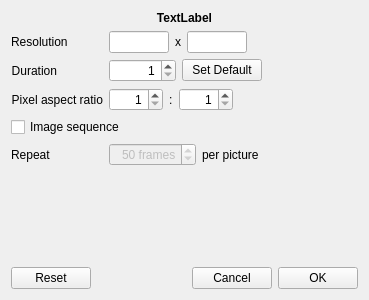
<?xml version="1.0" encoding="UTF-8"?>
<ui version="4.0">
 <class>ImageProducerWidget</class>
 <widget class="QWidget" name="ImageProducerWidget">
  <property name="geometry">
   <rect>
    <x>0</x>
    <y>0</y>
    <width>369</width>
    <height>300</height>
   </rect>
  </property>
  <property name="windowTitle">
   <string>Form</string>
  </property>
  <layout class="QVBoxLayout" name="verticalLayout">
   <item>
    <widget class="QLabel" name="filenameLabel">
     <property name="font">
      <font>
       <weight>75</weight>
       <bold>true</bold>
      </font>
     </property>
     <property name="text">
      <string>TextLabel</string>
     </property>
     <property name="alignment">
      <set>Qt::AlignCenter</set>
     </property>
    </widget>
   </item>
   <item>
    <layout class="QFormLayout" name="formLayout">
     <property name="fieldGrowthPolicy">
      <enum>QFormLayout::FieldsStayAtSizeHint</enum>
     </property>
     <property name="formAlignment">
      <set>Qt::AlignLeading|Qt::AlignLeft|Qt::AlignTop</set>
     </property>
     <item row="0" column="0">
      <widget class="QLabel" name="label">
       <property name="text">
        <string>Resolution</string>
       </property>
      </widget>
     </item>
     <item row="0" column="1">
      <layout class="QHBoxLayout" name="horizontalLayout_3">
       <item>
        <widget class="QLineEdit" name="widthLineEdit">
         <property name="sizePolicy">
          <sizepolicy hsizetype="Minimum" vsizetype="Fixed">
           <horstretch>0</horstretch>
           <verstretch>0</verstretch>
          </sizepolicy>
         </property>
         <property name="maximumSize">
          <size>
           <width>60</width>
           <height>16777215</height>
          </size>
         </property>
         <property name="text">
          <string/>
         </property>
         <property name="alignment">
          <set>Qt::AlignRight|Qt::AlignTrailing|Qt::AlignVCenter</set>
         </property>
         <property name="readOnly">
          <bool>true</bool>
         </property>
        </widget>
       </item>
       <item>
        <widget class="QLabel" name="label_2">
         <property name="text">
          <string>x</string>
         </property>
        </widget>
       </item>
       <item>
        <widget class="QLineEdit" name="heightLineEdit">
         <property name="sizePolicy">
          <sizepolicy hsizetype="Minimum" vsizetype="Fixed">
           <horstretch>0</horstretch>
           <verstretch>0</verstretch>
          </sizepolicy>
         </property>
         <property name="maximumSize">
          <size>
           <width>60</width>
           <height>16777215</height>
          </size>
         </property>
         <property name="readOnly">
          <bool>true</bool>
         </property>
        </widget>
       </item>
      </layout>
     </item>
     <item row="2" column="0">
      <widget class="QLabel" name="durationLabel">
       <property name="text">
        <string>Duration</string>
       </property>
       <property name="alignment">
        <set>Qt::AlignRight|Qt::AlignTrailing|Qt::AlignVCenter</set>
       </property>
      </widget>
     </item>
     <item row="3" column="0">
      <widget class="QLabel" name="aspectRatioLabel">
       <property name="text">
        <string>Pixel aspect ratio</string>
       </property>
       <property name="alignment">
        <set>Qt::AlignRight|Qt::AlignTrailing|Qt::AlignVCenter</set>
       </property>
      </widget>
     </item>
     <item row="3" column="1">
      <layout class="QHBoxLayout" name="horizontalLayout_2">
       <item>
        <widget class="QSpinBox" name="aspectNumSpinBox">
         <property name="alignment">
          <set>Qt::AlignRight|Qt::AlignTrailing|Qt::AlignVCenter</set>
         </property>
         <property name="keyboardTracking">
          <bool>false</bool>
         </property>
         <property name="minimum">
          <number>1</number>
         </property>
         <property name="maximum">
          <number>1000</number>
         </property>
         <property name="value">
          <number>1</number>
         </property>
        </widget>
       </item>
       <item>
        <widget class="QLabel" name="label_4">
         <property name="text">
          <string>:</string>
         </property>
        </widget>
       </item>
       <item>
        <widget class="QSpinBox" name="aspectDenSpinBox">
         <property name="alignment">
          <set>Qt::AlignRight|Qt::AlignTrailing|Qt::AlignVCenter</set>
         </property>
         <property name="keyboardTracking">
          <bool>false</bool>
         </property>
         <property name="minimum">
          <number>1</number>
         </property>
         <property name="maximum">
          <number>1000</number>
         </property>
         <property name="value">
          <number>1</number>
         </property>
        </widget>
       </item>
      </layout>
     </item>
     <item row="4" column="0" colspan="2">
      <widget class="QCheckBox" name="sequenceCheckBox">
       <property name="text">
        <string>Image sequence</string>
       </property>
      </widget>
     </item>
     <item row="5" column="0">
      <widget class="QLabel" name="label_3">
       <property name="text">
        <string>Repeat</string>
       </property>
      </widget>
     </item>
     <item row="5" column="1">
      <layout class="QHBoxLayout" name="horizontalLayout_4">
       <item>
        <widget class="QSpinBox" name="repeatSpinBox">
         <property name="enabled">
          <bool>false</bool>
         </property>
         <property name="alignment">
          <set>Qt::AlignRight|Qt::AlignTrailing|Qt::AlignVCenter</set>
         </property>
         <property name="keyboardTracking">
          <bool>false</bool>
         </property>
         <property name="suffix">
          <string> frames</string>
         </property>
         <property name="minimum">
          <number>1</number>
         </property>
         <property name="maximum">
          <number>999</number>
         </property>
         <property name="value">
          <number>50</number>
         </property>
        </widget>
       </item>
       <item>
        <widget class="QLabel" name="label_5">
         <property name="text">
          <string>per picture</string>
         </property>
        </widget>
       </item>
      </layout>
     </item>
     <item row="2" column="1">
      <layout class="QHBoxLayout" name="horizontalLayout_6">
       <item>
        <widget class="TimeSpinBox" name="durationSpinBox">
         <property name="maximumSize">
          <size>
           <width>150</width>
           <height>16777215</height>
          </size>
         </property>
         <property name="focusPolicy">
          <enum>Qt::ClickFocus</enum>
         </property>
         <property name="alignment">
          <set>Qt::AlignRight|Qt::AlignTrailing|Qt::AlignVCenter</set>
         </property>
         <property name="accelerated">
          <bool>true</bool>
         </property>
         <property name="keyboardTracking">
          <bool>false</bool>
         </property>
         <property name="minimum">
          <number>1</number>
         </property>
         <property name="maximum">
          <number>2147483647</number>
         </property>
        </widget>
       </item>
       <item>
        <widget class="QPushButton" name="defaultDurationButton">
         <property name="toolTip">
          <string>Make the current duration value the default value</string>
         </property>
         <property name="text">
          <string>Set Default</string>
         </property>
        </widget>
       </item>
      </layout>
     </item>
    </layout>
   </item>
   <item>
    <spacer name="verticalSpacer">
     <property name="orientation">
      <enum>Qt::Vertical</enum>
     </property>
     <property name="sizeHint" stdset="0">
      <size>
       <width>20</width>
       <height>170</height>
      </size>
     </property>
    </spacer>
   </item>
   <item>
    <layout class="QHBoxLayout" name="horizontalLayout">
     <item>
      <widget class="QPushButton" name="resetButton">
       <property name="text">
        <string>Reset</string>
       </property>
      </widget>
     </item>
     <item>
      <spacer name="horizontalSpacer">
       <property name="orientation">
        <enum>Qt::Horizontal</enum>
       </property>
       <property name="sizeHint" stdset="0">
        <size>
         <width>40</width>
         <height>20</height>
        </size>
       </property>
      </spacer>
     </item>
     <item>
      <widget class="QPushButton" name="cancelButton">
       <property name="text">
        <string>Cancel</string>
       </property>
      </widget>
     </item>
     <item>
      <widget class="QPushButton" name="okButton">
       <property name="text">
        <string>OK</string>
       </property>
      </widget>
     </item>
    </layout>
   </item>
  </layout>
 </widget>
 <customwidgets>
  <customwidget>
   <class>TimeSpinBox</class>
   <extends>QSpinBox</extends>
   <header>widgets/timespinbox.h</header>
  </customwidget>
 </customwidgets>
 <tabstops>
  <tabstop>widthLineEdit</tabstop>
  <tabstop>heightLineEdit</tabstop>
  <tabstop>aspectNumSpinBox</tabstop>
  <tabstop>aspectDenSpinBox</tabstop>
  <tabstop>sequenceCheckBox</tabstop>
  <tabstop>repeatSpinBox</tabstop>
  <tabstop>resetButton</tabstop>
 </tabstops>
 <resources/>
 <connections/>
</ui>
